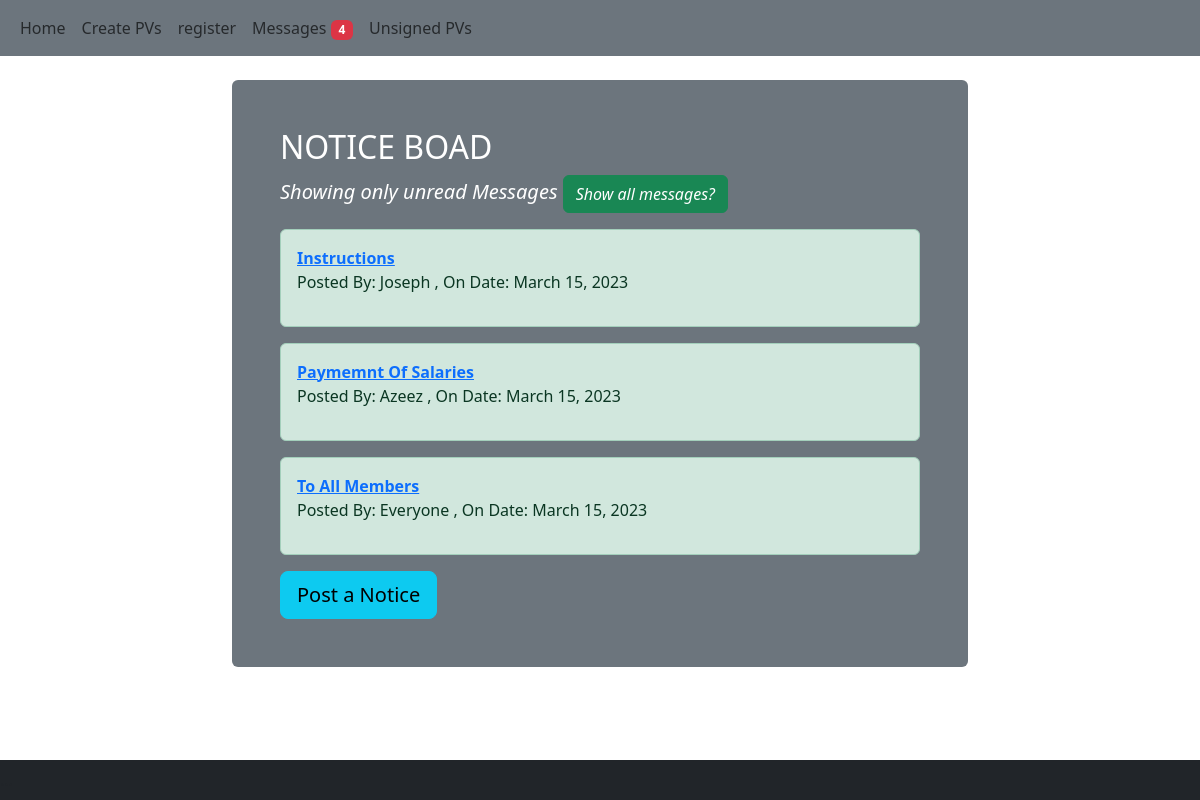
The page /notices/ on the database its author committed.
### pvoucher/models.py (models this page shows, shortened)
class Notes(models.Model):
    date = models.DateField(auto_now_add=True)
    subject = models.CharField(max_length=100)
    body = models.CharField(max_length=250)
    audience= models.CharField(max_length=20)
    read=models.BooleanField(blank=True)

### pvoucher/views.py (the view)
# urls.py: path('', views.vlistview, name='home-page'),
def home(request):
    note_list=Notes.objects.all()
    show='only unread'
    act='Show all messages?'
    return render(request,'home.html',{'note_list':note_list,'show':show,'act':act})

### templates/home.html (shortened to what this page needs)
<!DOCTYPE html>
{% extends 'base.html' %}
{% load static%}
    {% block content %}
    <div class="container">
      <div class="row">
        <div class="col-sm-2"></div>
        <div class="col-sm-8">
            <div class="mt-4 p-5 bg-secondary text-white rounded">
                <h2>NOTICE BOAD</h2>
                <h5 style="font-style: italic;">Showing {{show}} Messages <a class="btn btn-success" href="#">{{act}}</a></h5>
                {% if note_list %}
                {% for note in note_list %}
                <p><div class="alert alert-success">
                  <a href="{% url 'my_note'%}?data={{note.id}}"><strong>{{note.subject|title}}</strong></a>
                 <p>Posted By: {{note.audience|title}} ,  On Date: {{note.date}}</p>
                </div></p>
                 {% endfor %}
                 {% else %}
                 <p><div class="alert alert-danger">
                  Ooops! You have no notices to show
                  </div></p>
                {% endif %}
                        <a class="btn btn-info btn-lg" href="{% url 'new-note'%}">Post a Notice</a>
              </div>
        </div>
        <div class="col-sm-2"></div>
      </div>
</div>
{% endblock content %}

### rows shown on the page
Notes: subject "Instructions", audience "Joseph", date "March 15, 2023"
Notes: subject "Paymemnt Of Salaries", audience "Azeez", date "March 15, 2023"
Notes: subject "To All Members", audience "Everyone", date "March 15, 2023"

### other values the page prints
{{ show }} "only unread"
{{ act }} "Show all messages?"
